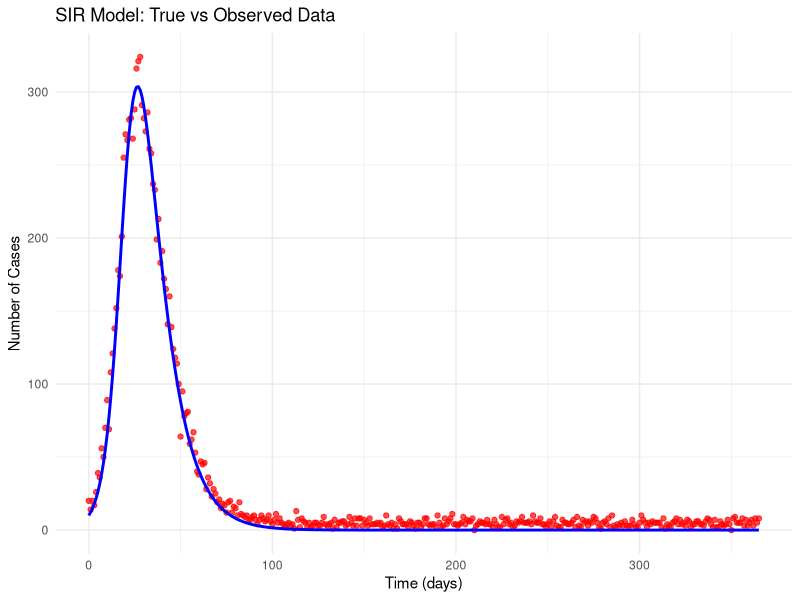

R code for this plot:
## ---- chunk 1
# Load required packages
library(deSolve)
library(ggplot2)

# Define SIR model
sir_model <- function(t, y, params) {
  with(as.list(c(y, params)), {
    dS <- -beta * S * I
    dI <- beta * S * I - gamma * I
    dR <- gamma * I
    list(c(dS, dI, dR))
  })
}

# Generate synthetic data
set.seed(42)
true_params <- c(beta = 0.3, gamma = 0.1)
init_conds <- c(S = 0.99, I = 0.01, R = 0)
times <- seq(0, 365, by = 1)

# Simulate true model
out <- ode(y = init_conds, times = times, func = sir_model, parms = true_params)
true_cases <- out[,"I"] * 1000  # Scale to cases

# Add noise
observed_cases <- rpois(length(times), true_cases + 5)

# Plot
plot_data <- data.frame(
  time = times,
  observed = observed_cases,
  true_model = true_cases
)

ggplot(plot_data, aes(x = time)) +
  geom_point(aes(y = observed), color = "red", alpha = 0.7) +
  geom_line(aes(y = true_model), color = "blue", linewidth = 1) +
  labs(x = "Time (days)", y = "Number of Cases",
       title = "SIR Model: True vs Observed Data") +
  theme_minimal()
## ---- chunk 2
#| code-line-numbers: "1-2|3-12|14-15|16-19|22-23|25-29|31-40|42-43|44-45" 
# Define objective function
sse_function <- function(params, data) {
  beta <- params[1]
  gamma <- params[2]
  
  # Simulate model
  out <- ode(
    y = init_conds,
    times = data$time,
    func = sir_model,
    parms = c(beta = beta, gamma = gamma)
  )
  
  #  Extract and rescale the predicted cases
  predicted <- out[, "I"] * 1000
  # Calculate sum of squared errors
  sse <- sum((data$observed - predicted)^2)
  
  return(sse)
}

# Prepare data
data <- data.frame(time = times, observed = observed_cases)

# Test different parameter values
test_params <- expand.grid(
  beta = seq(0.1, 0.5, length.out = 10),
  gamma = seq(0.05, 0.2, length.out = 10)
)

# Calculate SSE for each combination
for(i in 1:nrow(test_params)){
  test_params$sse[i] <- sse_function(
    c(
      test_params[i, 1],
      test_params[i, 2]
    ),
    data
  )
}

# Find minimum
best_idx <- which.min(test_params$sse)
best_params <- test_params[best_idx, ]
cat("True parameters: Beta =", true_params[1], ", Gamma =", true_params[2])
cat("Best fit parameters: Beta =", round(best_params$beta, 3), ", Gamma =", round(best_params$gamma, 3), "\n")
